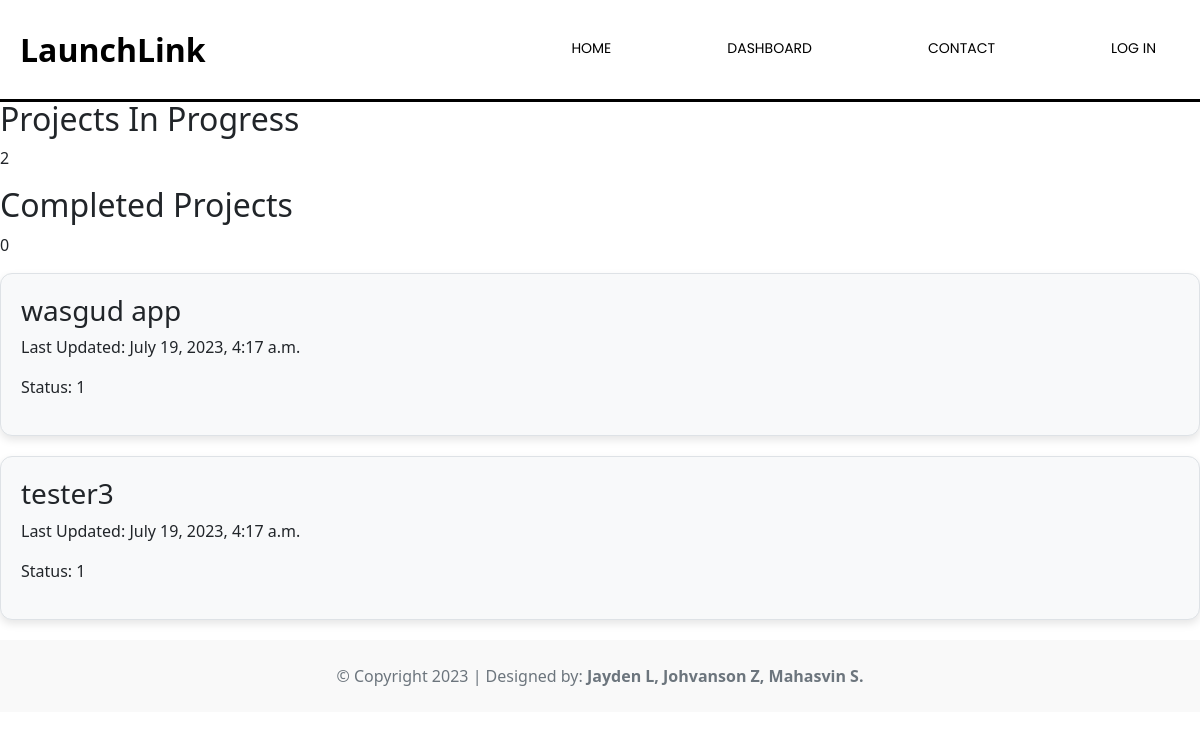
Screenshot of /projects/dashboard with the database file from the repository.
### projects/models.py (models this page shows, shortened)
class Project(models.Model):
    FINDING_VOLUNTEERS = '1'
    WORKING = '2'
    FINAL_TOUCHES = '3'
    COMPLETED = '4'
    project_status = (
        (FINDING_VOLUNTEERS, 'Finding Volunteers'),
        (WORKING, 'Working'),
        (FINAL_TOUCHES, 'Final Touches'),
        (COMPLETED, 'Completed'),
    )
    project_request = models.ForeignKey(ProjectRequest, on_delete=models.CASCADE, null=True, related_name='project')
    status = models.CharField(max_length=100, choices=project_status, default=FINDING_VOLUNTEERS)
    managers = models.ManyToManyField('accounts.Volunteer', related_name='projects_managed')
    developers = models.ManyToManyField('accounts.Volunteer', related_name='projects_developed')
    created = models.DateTimeField(auto_now_add=True)
    updated = models.DateTimeField(auto_now=True)
    product_link = models.URLField(null=True, blank=True)
    github_link = models.URLField(null=True, blank=True)
    slug = models.SlugField()

class ProjectRequest(models.Model):
    PENDING = "1"
    VERIFIED = "2"
    REJECTED = "3"
    request_status = (
        (PENDING, 'Pending'),
        (VERIFIED, 'Verified'),
        (REJECTED, 'Rejected'),
    )
    title = models.CharField(max_length=100)
    description = models.TextField()
    created = models.DateTimeField(auto_now_add=True)
    updated = models.DateTimeField(auto_now=True)
    is_business = models.BooleanField(default=False)
    business = models.ForeignKey('accounts.Business', on_delete=models.CASCADE, null=True, related_name='requests', default=None, blank=True)
    client = models.ForeignKey('accounts.Client', on_delete=models.CASCADE, null=True, related_name='requests')
    slug = models.SlugField()
    status = models.CharField(max_length=100, choices=request_status, default=PENDING)

### projects/views.py (the view)
# urls.py: path("dashboard", views.dashboard, name="dashboard"),
def dashboard(request):
    return render(request, 'projects/project_dashboard.html', {
        'projects_in_progress' : Project.objects.exclude(status = '4'),
        'completed_projects' : Project.objects.filter(status = '4'),
    })

### projects/templates/projects/project_dashboard.html (shortened to what this page needs)
{% extends 'about/layout.html' %}
{% block body %}
<div class="dashboard">
  <div class="dashboard-header">
    <div class="header-item">
      <h2>Projects In Progress</h2>
      <p>{{ projects_in_progress|length }}</p>
    </div>
    <div class="header-item">
      <h2>Completed Projects</h2>
      <p>{{ completed_projects|length }}</p>
    </div>
  </div>
  <div class="dashboard-content">
    <div class="projects-in-progress">
      {% for project in projects_in_progress %}
      <div class="project-card">
        <h3>{{ project.project_request.title }}</h3>
        <p>Last Updated: {{ project.updated }}</p>
        <p>Status: {{ project.status }}</p>
      </div>
      {% endfor %}
    </div>
  </div>
</div>
{% endblock body %}

### about/static/about/css/layout.css (style rules this page uses)
*, *:before, *:after { -moz-box-sizing: border-box; -webkit-box-sizing: border-box; box-sizing: border-box; }
body { font-family: "Comfortaa", cursive; }

### accounts/static/accounts/css/profile.css (style rules this page uses)
.project-card { background-color: #f8f9fa; border: 1px solid #dee2e6; border-radius: 12px; box-shadow: 0 4px 8px rgba(0, 0, 0, 0.1); transition: box-shadow 0.3s ease-in-out; padding: 20px; margin-bottom: 20px; }

### rows the page displays
Project: project_request "wasgud app", updated "July 19, 2023, 4:17 a.m.", status "1"
Project: project_request "tester3", updated "July 19, 2023, 4:17 a.m.", status "1"

### other values shown
{{ projects_in_progress|length }} "2"
{{ completed_projects|length }} "0"
